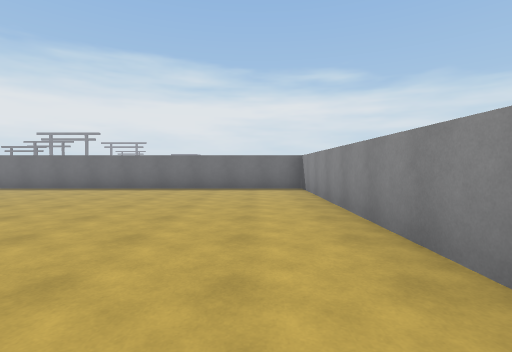
View 1 (above)

24 first-person views from a walk through a Unity game level. The camera is 1.3 m above the floor, tilts 2° down and sees 85° across. The floor is counted in squares, 2 m on a side. Each view is taken from the middle of a square. On the plan, view 1 faces up. The plan holds only what a view shows up to about 9 squares ahead; the rest is blank. The place goes on beyond the plan. The player is left out.

View 2
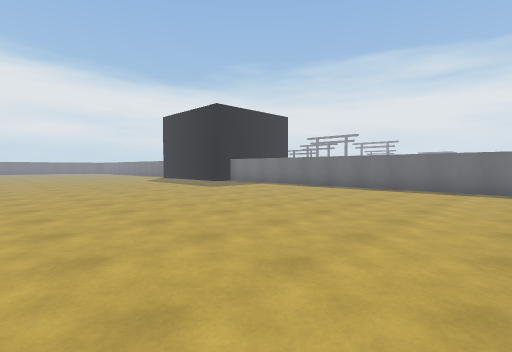

View 3
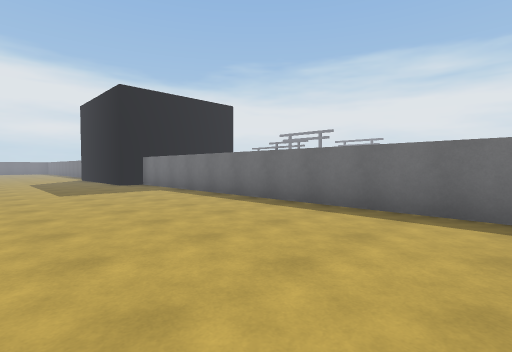

View 4
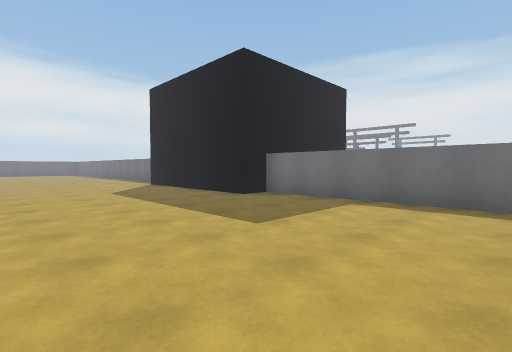

View 5
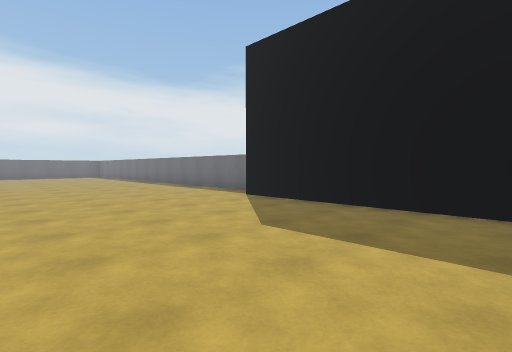

View 6
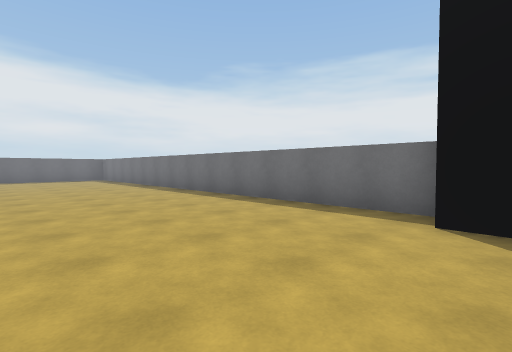

View 7
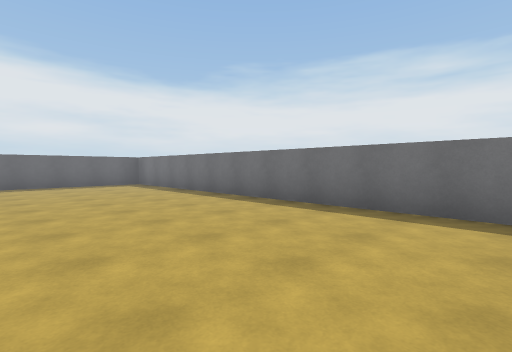

View 8
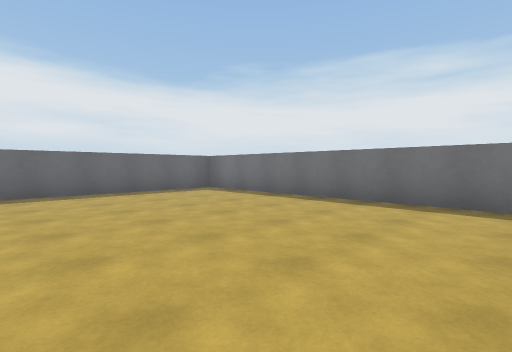

View 9
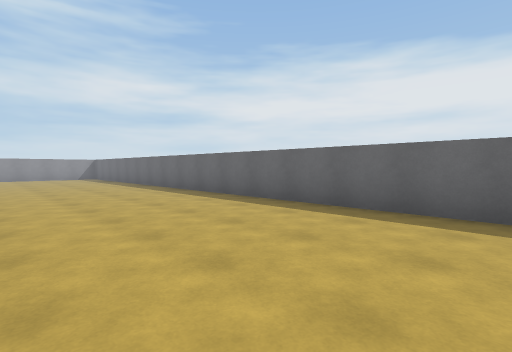

View 10
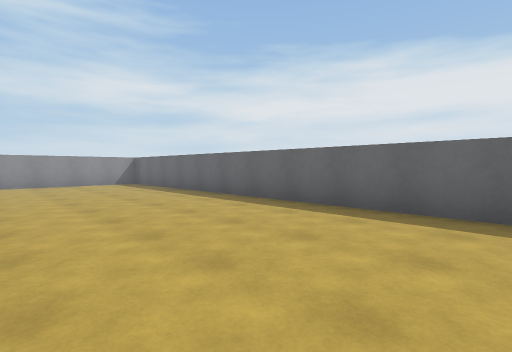

View 11
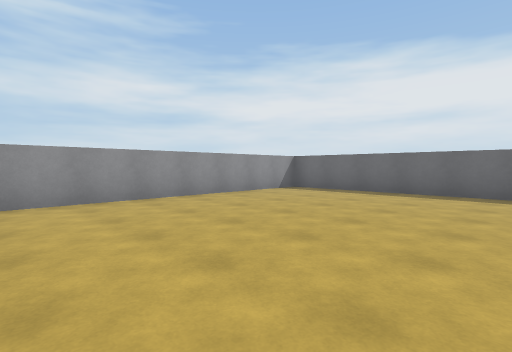

View 12
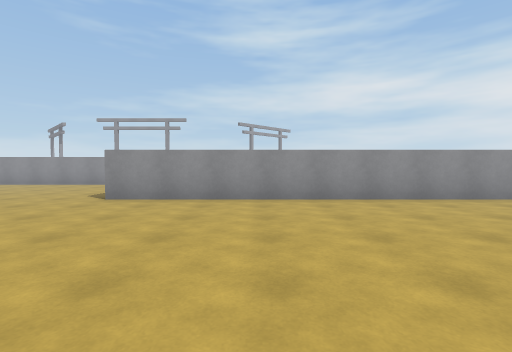

View 13
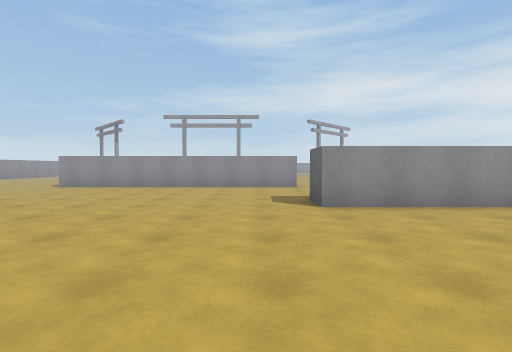

View 14
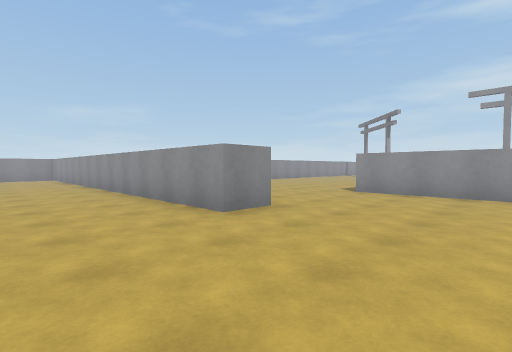

View 15
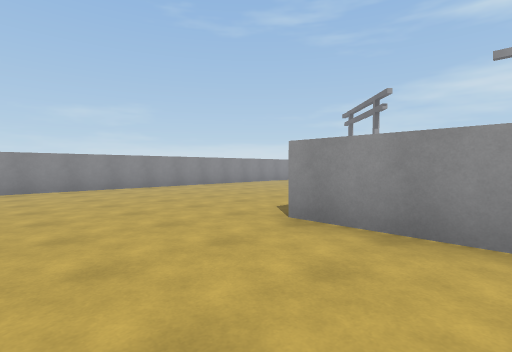

View 16
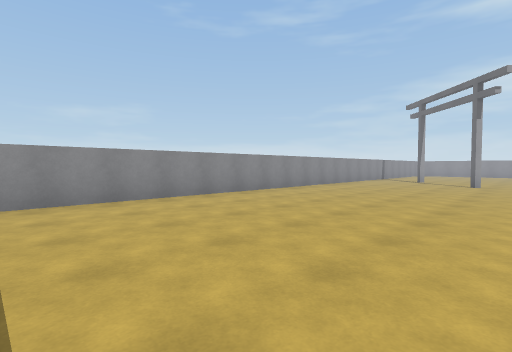

View 17
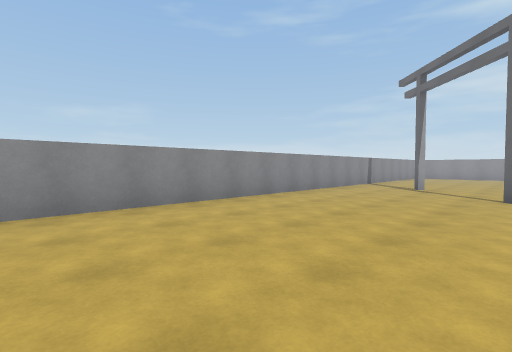

View 18
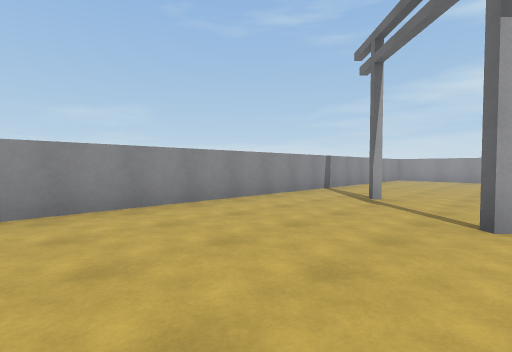

View 19
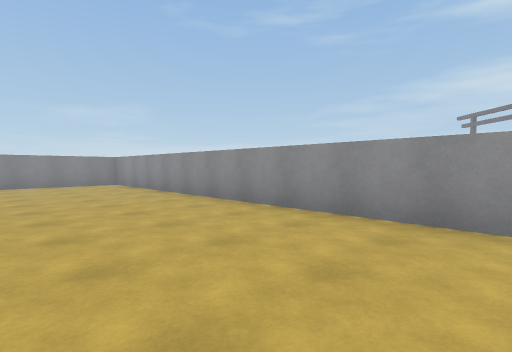

View 20
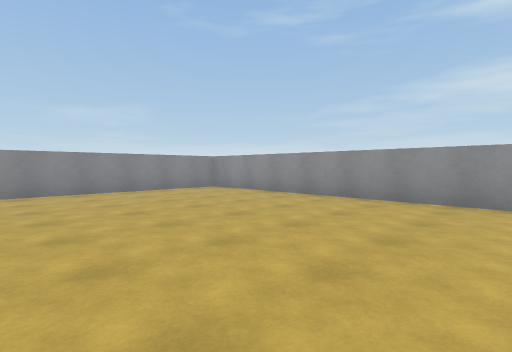

View 21
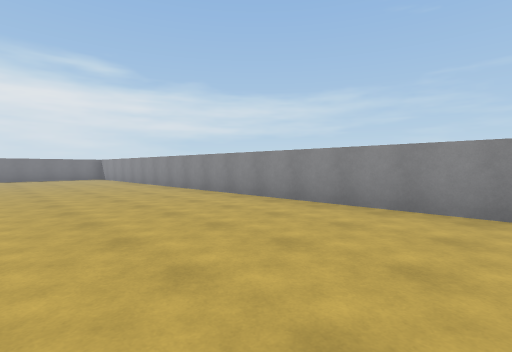

View 22
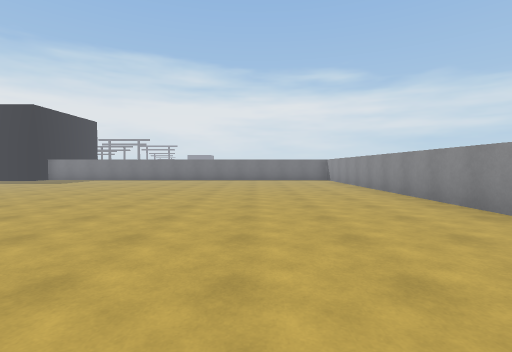

View 23
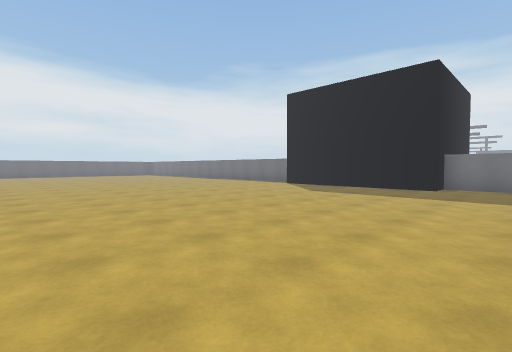

View 24
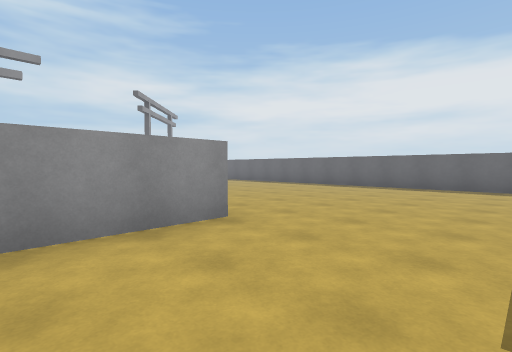

### Floor plan
Points are (right, up) in squares from view 1. A wall is a line through its corners. A room is listed if a view was taken in it or the views show most of it. See-through windows are left out.
Room 1 (views 1, 2, 3, 4, 5, 6, 7, 8, 9, 10, 11, 12, 13, 14, 15, 16, 19, 20, 21, 22, 23, 24)
walls: (-10.9, -11.5) (-10.9, -10.5) (1.4, -10.5) (1.4, 8.2) (-11.8, 8.2) (-11.8, 7.4) (-16.8, 7.4); (-16.9, 8.2) (-30.2, 8.2) (-30.2, -10.5) (-18.1, -10.5) (-18.1, -11.5); (-18.4, -14.8) (-10.8, -14.8)
ways out: opening at (-18, -13) to room 2; opening at (-10.3, -13) to room 2
Room 2 (views 17, 18)
walls: (-24.9, -12.4) (-24.9, -15.9); (-4.6, -23.5) (-4.6, -12.1)
ways out: opening at (-18, -13) to room 1; opening at (-10.3, -13) to room 1

Where each view was taken, in squares from view 1:
view 1: 0 up, 0 right, facing up
view 2: 0 up, 2 left, facing up-left
view 3: 4 up, 2 left, facing up-left
view 4: 3 up, 7 left, facing up-left
view 5: 3 up, 12 left, facing up-left
view 6: 4 up, 16 left, facing up-left
view 7: 4 up, 20 left, facing up-left
view 8: 3 up, 23 left, facing up-left
view 9: 5 up, 26 left, facing down-left
view 10: 0 up, 26 left, facing down-left
view 11: 5 down, 23 left, facing down-left
view 12: 5 down, 21 left, facing down
view 13: 6 down, 17 left, facing down
view 14: 8 down, 14 left, facing down-right
view 15: 12 down, 13 left, facing down-right
view 16: 12 down, 10 left, facing down-right
view 17: 16 down, 9 left, facing down-right
view 18: 19 down, 9 left, facing down-right
view 19: 7 down, 9 left, facing down-right
view 20: 5 down, 6 left, facing down-right
view 21: 7 down, 3 left, facing up-right
view 22: 5 down, 2 left, facing up
view 23: 1 down, 10 left, facing up-left
view 24: 12 down, 16 left, facing down-left
